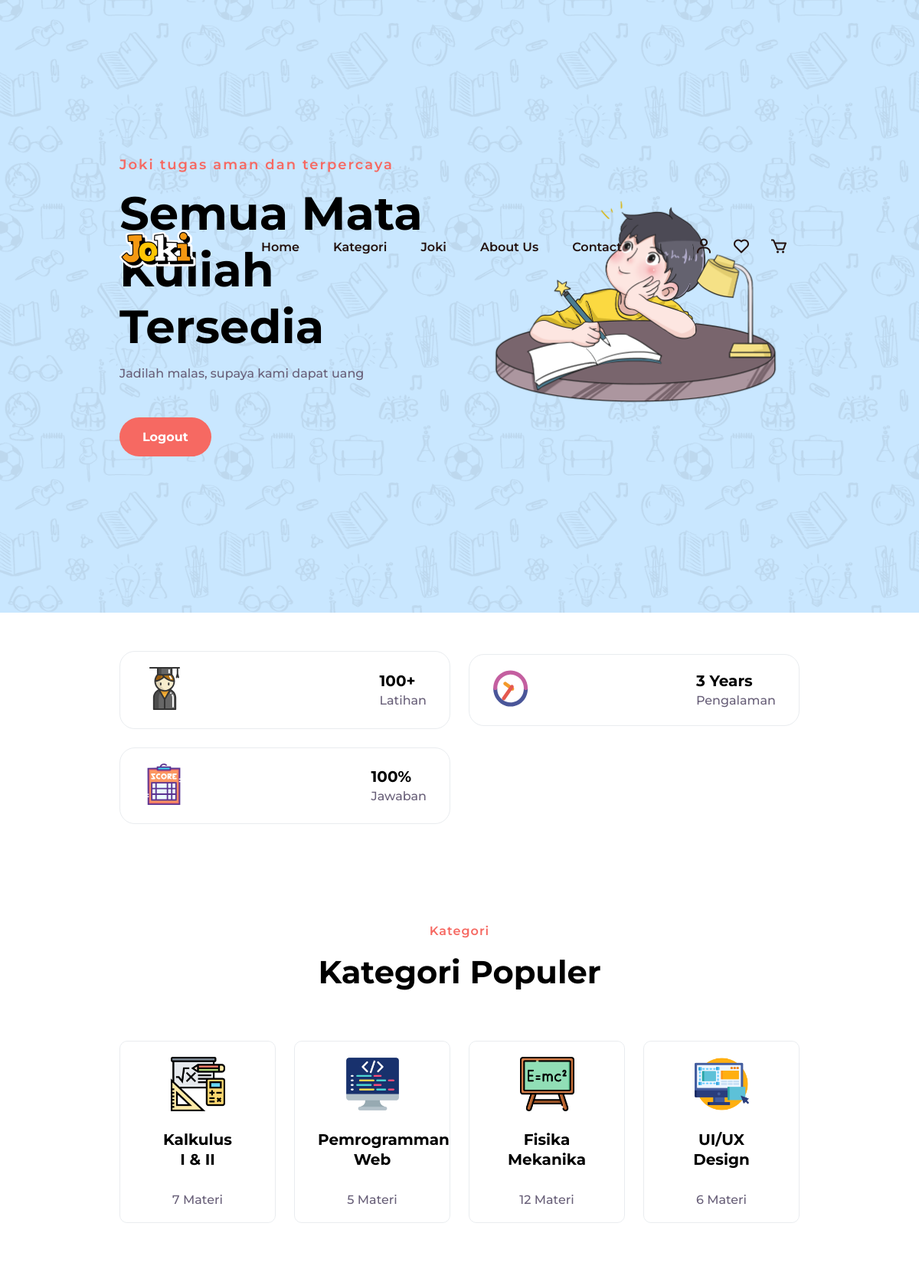
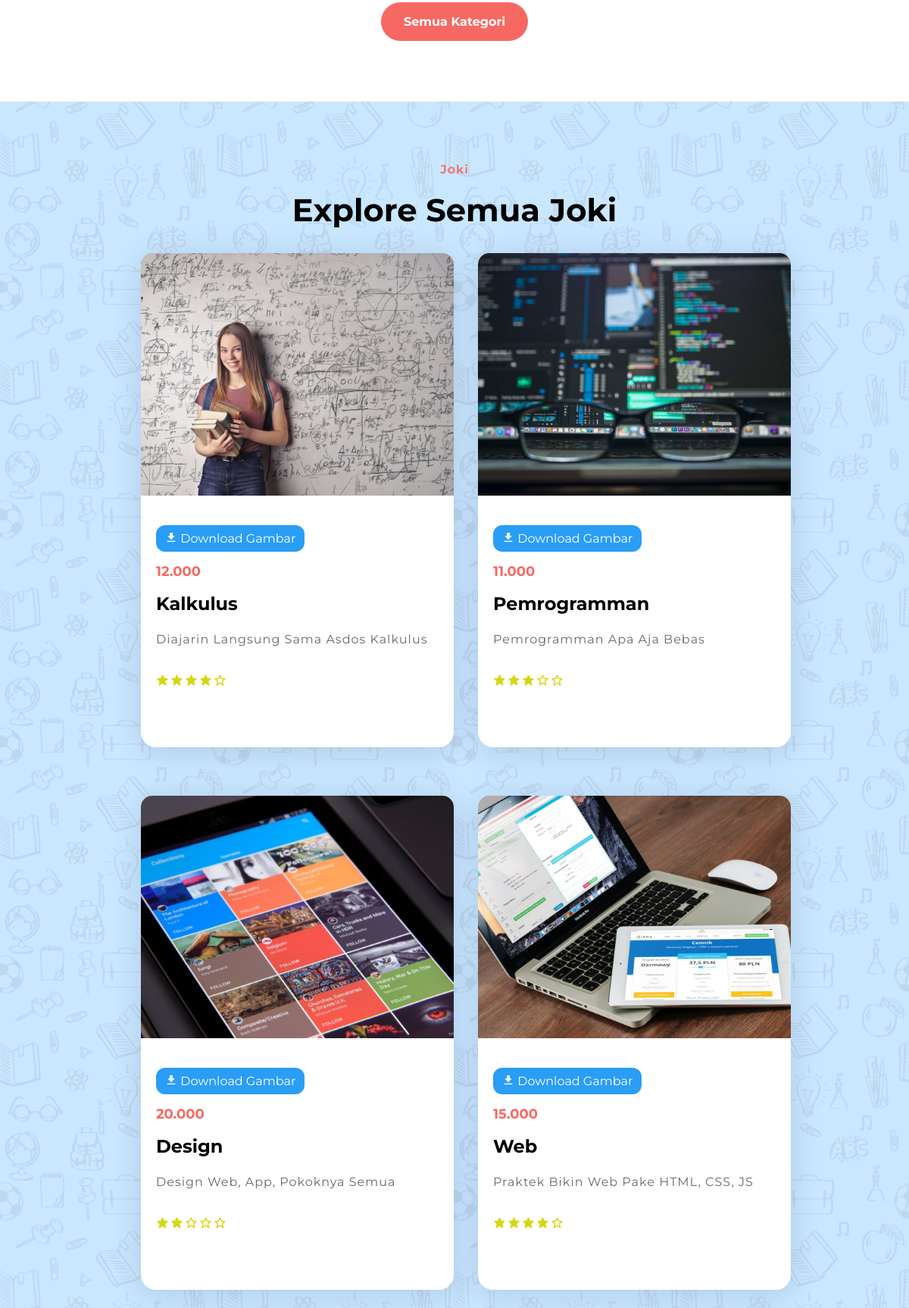
/index.php (signed in, upper part), run on the app's committed database (2 pictures, top to bottom).
### tables this page shows
CREATE TABLE `courses` (
  `id` int(11) NOT NULL,
  `title` varchar(100) NOT NULL,
  `price` decimal(10,3) NOT NULL,
  `description` text DEFAULT NULL,
  `image` varchar(255) DEFAULT NULL,
  `rating` tinyint(4) DEFAULT NULL
);

### index.php (the view, shortened to what this page needs)
<?php
include 'db.php';
$result = $conn->query("SELECT * FROM courses");
?>
<!DOCTYPE html>
<html lang="en">
<head>
    <link rel="stylesheet" href="style.css">
    <link rel="stylesheet"
  href="https://unpkg.com/boxicons@latest/css/boxicons.min.css">
</head>
<body>
<header>
        <a href="#" class="logo">
            <img src="joki2.png" alt="">
        </a>
        <ul class="navbar">
            <li><a href="#home">Home</a></li>
            <li><a href="#categories">Kategori</a></li>
            <li><a href="#courses">Joki</a></li>
            <li><a href="#about">About Us</a></li>
            <li><a href="#contact">Contact</a></li>
        </ul>
        <div class="header-icons">
            <a href="#"><i class='bx bx-user'></i></a>
            <a href="#"><i class='bx bx-heart' ></i></a>
            <a href="#"><i class='bx bx-cart' ></i></a>
        </div class="bx bx-menu" id="menu-icon">
    </header>
    <section class="home" id="home">
        <div class="home-text">
            <h6>Joki tugas aman dan terpercaya</h6>
            <h1>Semua Mata Kuliah Tersedia</h1>
            <p>Jadilah malas, supaya kami dapat uang</p>
            <div class="latter">
                <div class="regis">
                    <a href="logout.php" class="a1">Logout</a>
                </div>
            </div>
        </div>
        <div class="home-img">
            <img src="home2.png" alt="">
        </div>
    </section>
    <section class="container">
        <div class="container-box">
            <div class="container-img">
                <img src="toga.svg" alt="">
            </div>
            <div class="container-text">
                <h4>100+</h4>
                <p>Latihan</p>
            </div>
        </div>
        <div class="container-box">
            <div class="container-img">
                <img src="time.svg" alt="">
            </div>
            <div class="container-text">
                <h4>3 Years</h4>
                <p>Pengalaman</p>
            </div>
        </div>
        <div class="container-box">
            <div class="container-img">
                <img src="grade.svg" alt="">
            </div>
            <div class="container-text">
                <h4>100%</h4>
                <p>Jawaban</p>
            </div>
        </div>
    </section>
    <section class="categories" id="categories">
        <div class="center-text">
            <h5>Kategori</h5>
            <h2>Kategori Populer</h2>
        </div>
        <div class="categories-content">
        <div class="box vis">
            <img src="kalkulus.png" alt="">
            <h3>Kalkulus<br>I & II</h3>
            <p>7 Materi</p>
        </div>
        <div class="box vis">
            <img src="code.png" alt="">
            <h3>Pemrogramman Web</h3>
            <p>5 Materi</p>
        </div>
        <div class="box vis">
            <img src="physic.png" alt="">
            <h3>Fisika <br> Mekanika</h3>
            <p>12 Materi</p>
        </div>
        <div class="box vis">
            <img src="design.png" alt="">
            <h3>UI/UX <br> Design</h3>
            <p>6 Materi</p>
        </div>
    </div>
        <div class="main-btn">
            <a id="btn3"class="btn3">Semua Kategori</a>
        </div>
    </section>
    <section class="bgcourse">
    <div class="center-text">
        <h5>Joki</h5>
        <h2>Explore Semua Joki</h2>
        </div>
    <div class="courses" id="courses">
        <?php
        while($row = $result->fetch_assoc()):
            $imageUrl = 'uploads/' . $row['image'];
        ?>
        <div class="coursescontent">
            <div class="row visible">
                <img src="<?= $imageUrl?>" alt="">
                <div class="courses-text">
                <a href="<?= $imageUrl ?>" download="<?= basename($imageUrl) ?>"style="
    display: inline-block;
    padding: 8px 12px;
    background-color: #2a9df4;
    color: white;
    text-decoration: none;
    border-radius: 12px; margin-bottom:15px;"> <i class='bx bxs-download'></i> Download Gambar</a>
                    <h5><?= $row['price'] ?></h5>
                    <h3><?= $row['title'] ?></h5>
                    <h6><?= $row['description'] ?></h6>
                    <div class="rating">
                    <div class="star">
                    <?php
        $rating = $row['rating'];
        for ($i = 1; $i <= 5; $i++) {
            if ($i <= $rating) {
                echo "<a href='#'><i class='bx bxs-star'></i></a>";
            } else {
                echo "<a href='#'><i class='bx bx-star'></i></a>";
            }
        }
        ?>
                    </div>
                    </div>
                </div>
            </div>
            </div>
            <?php endwhile; ?>
        </div>
    </section>
</body>
</html>

### data on the page
courses: image (picture), price "12.000", title "Kalkulus", description "Diajarin Langsung Sama Asdos Kalkulus", rating 4 (drawn)
courses: image (picture), price "11.000", title "Pemrogramman", description "Pemrogramman Apa Aja Bebas", rating 3 (drawn)
courses: image (picture), price "20.000", title "Design", description "Design Web, App, Pokoknya Semua", rating 2 (drawn)
courses: image (picture), price "15.000", title "Web", description "Praktek Bikin Web Pake HTML, CSS, JS", rating 4 (drawn)
